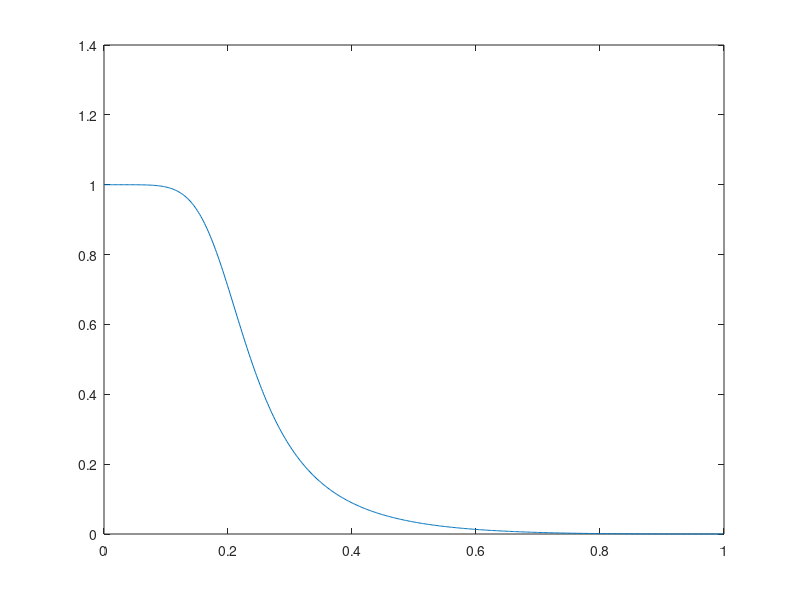
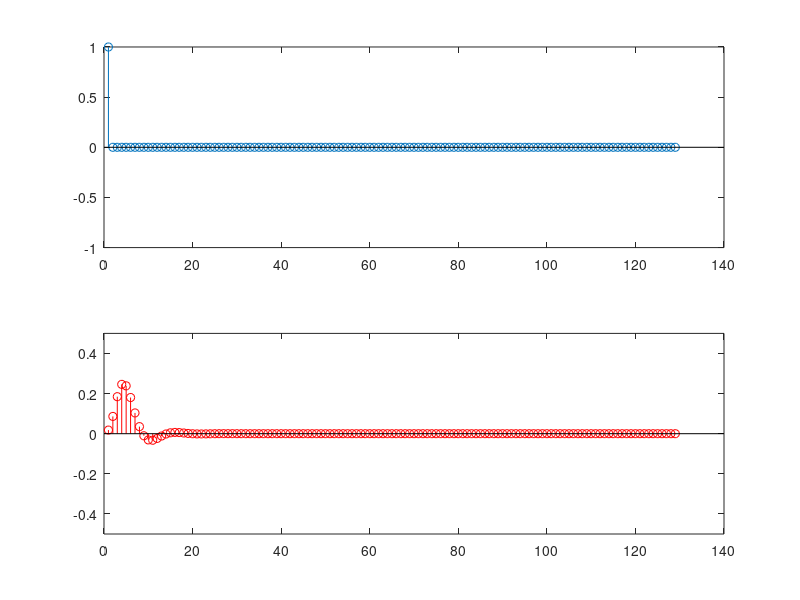

MATLAB code for these plots, in order:
[b,a] = butter(3,0.2);
[h, w] = freqz(b,a);
plot(w/pi,abs(h))

scale_factor = 2^13; % 8192
b_fixed = round(b * scale_factor);
a_fixed = round(a(2:4) * scale_factor); % a1, a2, a3
x = [1 zeros(1,128)];
y = zeros(1,length(x));

reg_xnm1 = 0;
reg_xnm2 = 0;
reg_xnm3 = 0;
reg_ynm1 = 0;
reg_ynm2 = 0;
reg_ynm3 = 0;

for n = 1:length(x)
    y(n) = b(1)*x(n) + b(2)*reg_xnm1 + b(3)*reg_xnm2 + b(4)*reg_xnm3 - a(2)*reg_ynm1 - a(3)*reg_ynm2 - a(4)*reg_ynm3;

    reg_xnm3 = reg_xnm2;
    reg_xnm2 = reg_xnm1;
    reg_xnm1 = x(n);

    reg_ynm3 = reg_ynm2;
    reg_ynm2 = reg_ynm1;
    reg_ynm1 = y(n);
end

figure;
subplot(211)
stem(x); ylim([-1 1]);

subplot(212)
stem(y,'r'); ylim([-0.5 0.5]);